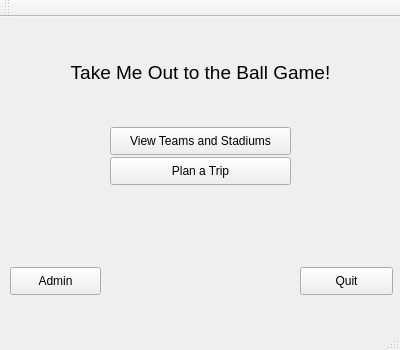
<?xml version="1.0" encoding="UTF-8"?>
<ui version="4.0">
 <class>MainWindow</class>
 <widget class="QMainWindow" name="MainWindow">
  <property name="geometry">
   <rect>
    <x>0</x>
    <y>0</y>
    <width>400</width>
    <height>350</height>
   </rect>
  </property>
  <property name="windowTitle">
   <string>Take Me Out to the Ball Game</string>
  </property>
  <widget class="QWidget" name="centralWidget">
   <widget class="QPushButton" name="viewStadiums">
    <property name="geometry">
     <rect>
      <x>110</x>
      <y>110</y>
      <width>181</width>
      <height>28</height>
     </rect>
    </property>
    <property name="text">
     <string>View Teams and Stadiums</string>
    </property>
   </widget>
   <widget class="QPushButton" name="planTrip">
    <property name="geometry">
     <rect>
      <x>110</x>
      <y>140</y>
      <width>181</width>
      <height>28</height>
     </rect>
    </property>
    <property name="text">
     <string>Plan a Trip</string>
    </property>
   </widget>
   <widget class="QPushButton" name="adminLogin">
    <property name="geometry">
     <rect>
      <x>10</x>
      <y>250</y>
      <width>91</width>
      <height>28</height>
     </rect>
    </property>
    <property name="text">
     <string>Admin</string>
    </property>
   </widget>
   <widget class="QPushButton" name="quitMain">
    <property name="geometry">
     <rect>
      <x>300</x>
      <y>250</y>
      <width>93</width>
      <height>28</height>
     </rect>
    </property>
    <property name="text">
     <string>Quit</string>
    </property>
   </widget>
   <widget class="QLabel" name="title">
    <property name="geometry">
     <rect>
      <x>40</x>
      <y>25</y>
      <width>321</width>
      <height>61</height>
     </rect>
    </property>
    <property name="font">
     <font>
      <family>Arial</family>
      <pointsize>14</pointsize>
      <weight>50</weight>
      <bold>false</bold>
      <strikeout>false</strikeout>
     </font>
    </property>
    <property name="text">
     <string>Take Me Out to the Ball Game!</string>
    </property>
    <property name="alignment">
     <set>Qt::AlignCenter</set>
    </property>
   </widget>
  </widget>
  <widget class="QMenuBar" name="menuBar">
   <property name="geometry">
    <rect>
     <x>0</x>
     <y>0</y>
     <width>400</width>
     <height>26</height>
    </rect>
   </property>
  </widget>
  <widget class="QToolBar" name="mainToolBar">
   <attribute name="toolBarArea">
    <enum>TopToolBarArea</enum>
   </attribute>
   <attribute name="toolBarBreak">
    <bool>false</bool>
   </attribute>
  </widget>
  <widget class="QStatusBar" name="statusBar"/>
 </widget>
 <layoutdefault spacing="6" margin="11"/>
 <resources/>
 <connections/>
</ui>
